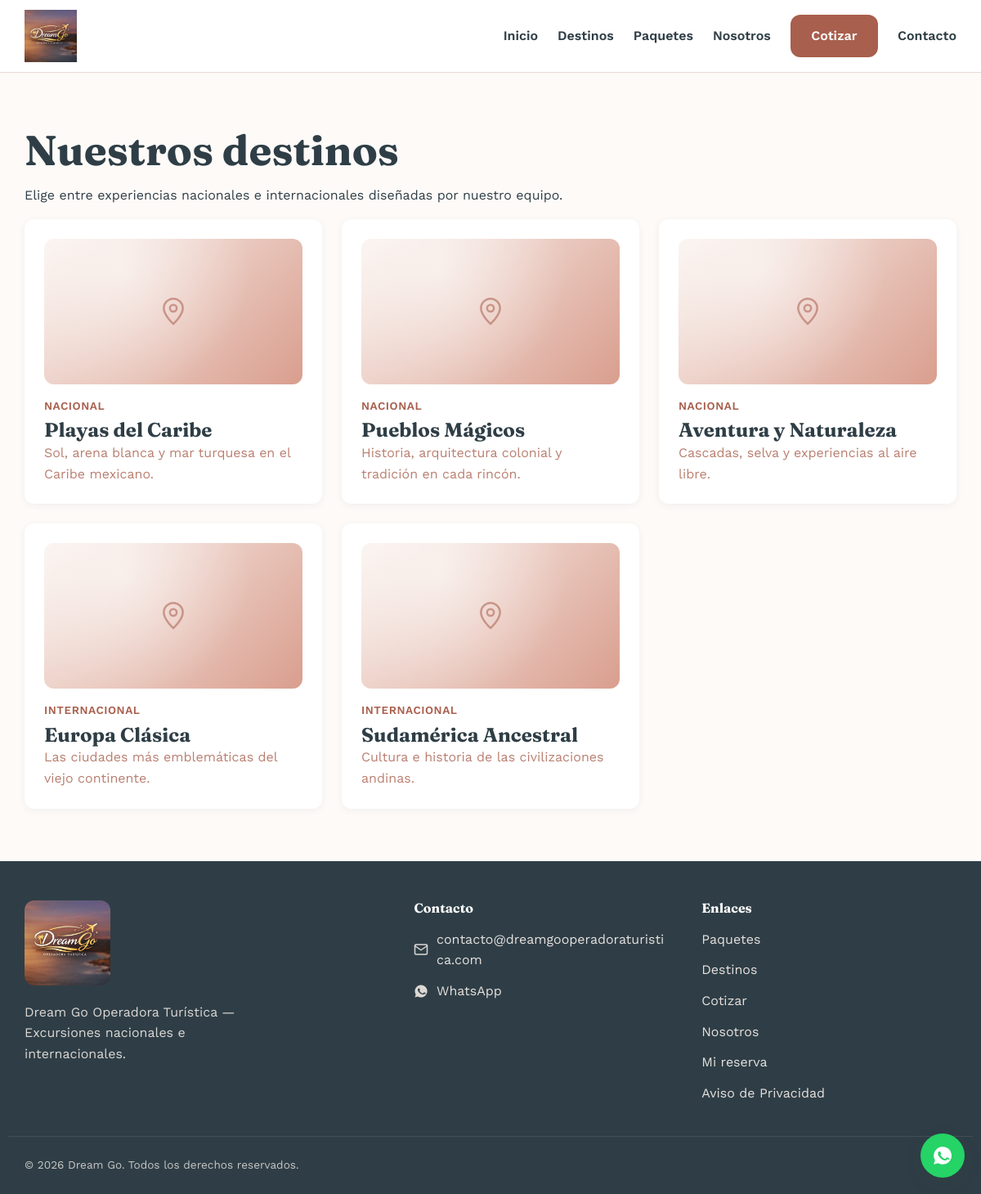
The page /destinos on the database its author committed.
### tables this page shows
CREATE TABLE IF NOT EXISTS bloques_pagina (
  id INT UNSIGNED AUTO_INCREMENT PRIMARY KEY,
  pagina VARCHAR(50) NOT NULL,
  clave VARCHAR(50) NOT NULL,
  orden SMALLINT UNSIGNED NOT NULL DEFAULT 0,
  visible TINYINT(1) NOT NULL DEFAULT 1,
  titulo VARCHAR(255) NULL,
  subtitulo VARCHAR(500) NULL,
  contenido LONGTEXT NULL,
  color_fondo VARCHAR(20) NULL,
  actualizado_en DATETIME NOT NULL DEFAULT CURRENT_TIMESTAMP ON UPDATE CURRENT_TIMESTAMP,
  UNIQUE KEY uniq_pagina_clave (pagina, clave)
);

CREATE TABLE IF NOT EXISTS categorias (
  id INT UNSIGNED AUTO_INCREMENT PRIMARY KEY,
  nombre VARCHAR(100) NOT NULL,
  slug VARCHAR(120) NOT NULL UNIQUE,
  tipo ENUM('nacional','internacional') NOT NULL,
  descripcion TEXT NULL,
  imagen_portada VARCHAR(255) NULL,
  orden SMALLINT UNSIGNED NOT NULL DEFAULT 0,
  activo TINYINT(1) NOT NULL DEFAULT 1,
  creado_en DATETIME NOT NULL DEFAULT CURRENT_TIMESTAMP
);

### core/Controller.php (called while the page is built, shortened)
<?php
abstract class Controller
{
    protected function view(string $view, array $data = [], array $meta = [], string $layout = 'public'): void
    {
        $viewFile = BASE_PATH . '/app/Views/' . str_replace('.', '/', $view) . '.php';
        extract($data, EXTR_SKIP);
        require $viewFile;
        $content = ob_get_clean();
        require BASE_PATH . '/app/Views/layouts/' . $layout . '.php';
    }
}

### app/Controllers/Public/DestinoController.php (called while the page is built, shortened)
<?php
class DestinoController extends Controller
{
    public function index(): void
    {
        $bloques = BloquePagina::porPagina('destinos');
        $categorias = Categoria::activas();
        $this->view('public/destinos/index', [
            'categorias' => $categorias,
            'imagenes' => ImagenDestino::paraPadres(array_column($categorias, 'id')),
            'intro' => $bloques[0] ?? null,
        ], [
            'title' => 'Destinos | Dream Go Operadora Turística',
            'description' => 'Explora nuestros destinos nacionales e internacionales.',
        ]);
    }
}

### public/index.php (called while the page is built, shortened)
<?php
$router = new Router();
$request = new Request();
try {
    $router->dispatch($request);
} catch (NotFoundException $e) {
    http_response_code(404);
    (new App\Controllers\Public\ErrorController($request))->notFound();
} catch (ForbiddenException $e) {
    http_response_code(403);
    (new App\Controllers\Public\ErrorController($request))->forbidden($e->getMessage());
} catch (\Throwable $e) {
    error_log('[APP] ' . $e->getMessage() . ' en ' . $e->getFile() . ':' . $e->getLine());
    http_response_code(500);
    (new App\Controllers\Public\ErrorController($request))->serverError();
}

### core/Database.php (called while the page is built, shortened)
<?php
final class Database
{
    private static ?PDO $instance = null;
    public static function connection(): PDO
    {
        if (self::$instance === null) {
            $config = require BASE_PATH . '/config/database.php';
            $dsn = sprintf(
                'mysql:host=%s;port=%s;dbname=%s;charset=utf8mb4',
                $config['host'],
                $config['port'],
                $config['database']
            );
            try {
                self::$instance = new PDO($dsn, $config['username'], $config['password'], [
                    PDO::ATTR_ERRMODE => PDO::ERRMODE_EXCEPTION,
                    PDO::ATTR_DEFAULT_FETCH_MODE => PDO::FETCH_ASSOC,
                    PDO::ATTR_EMULATE_PREPARES => false,
                ]);
            } catch (PDOException $e) {
                error_log('[DB] Error de conexion: ' . $e->getMessage());
                throw $e;
            }
        }
        return self::$instance;
    }
}

### core/Model.php (called while the page is built, shortened)
<?php
abstract class Model
{
    protected static string $table;
    protected static function db(): PDO
    {
        return Database::connection();
    }
    public static function where(array $conditions, string $orderBy = '', ?int $limit = null): array
    {
        [$clause, $params] = self::buildWhere($conditions);
        $sql = 'SELECT * FROM ' . static::$table;
        if ($clause !== '') {
            $sql .= ' WHERE ' . $clause;
        }
        if ($orderBy !== '') {
            $sql .= ' ORDER BY ' . $orderBy;
        }
        $stmt = static::db()->prepare($sql);
        $stmt->execute($params);
        return $stmt->fetchAll();
    }
    private static function buildWhere(array $conditions): array
    {
        $parts = [];
        $params = [];
        foreach ($conditions as $column => $value) {
            $paramKey = 'w_' . $column;
            $parts[] = "{$column} = :{$paramKey}";
            $params[$paramKey] = $value;
        }
        return [implode(' AND ', $parts), $params];
    }
    protected static function assertOrderBy(string $orderBy): void
    {
        $termino = '[a-zA-Z_][a-zA-Z0-9_]*(?:\.[a-zA-Z_][a-zA-Z0-9_]*)?(?:\s+(?:ASC|DESC))?';
    }
}

### app/Models/BloquePagina.php (called while the page is built, shortened)
<?php
class BloquePagina extends Model
{
    public static function porPagina(string $pagina): array
    {
        return self::where(['pagina' => $pagina], 'orden ASC');
    }
}

### app/Models/Categoria.php (called while the page is built, shortened)
<?php
class Categoria extends Model
{
    public static function activas(): array
    {
        return self::where(['activo' => 1], 'orden ASC');
    }
}

### core/Request.php (called while the page is built, shortened)
<?php
final class Request
{
    private array $server;
    public function __construct()
    {
        $this->server = $_SERVER;
    }
    public function uri(): string
    {
        $uri = $this->server['REQUEST_URI'] ?? '/';
        $path = parse_url($uri, PHP_URL_PATH) ?? '/';
        return $path === '' ? '/' : $path;
    }
}

### app/Helpers/Asset.php (called while the page is built, shortened)
<?php
final class Asset
{
    private static array $cache = [];
    public static function url(string $ruta): string
    {
        if (!array_key_exists($ruta, self::$cache)) {
            $absoluta = BASE_PATH . '/public' . $ruta;
            self::$cache[$ruta] = is_file($absoluta) ? filemtime($absoluta) : null;
        }
        $version = self::$cache[$ruta];
        return $version !== null ? $ruta . '?v=' . $version : $ruta;
    }
}

### app/Models/ConfiguracionSitio.php (called while the page is built, shortened)
<?php
class ConfiguracionSitio
{
    private static ?array $cache = null;
    public static function get(string $clave, mixed $default = null): mixed
    {
        return self::$cache[$clave] ?? $default;
    }
    private static function cargar(): void
    {
        $stmt = Database::connection()->query('SELECT clave, valor FROM configuracion_sitio');
        self::$cache = array_column($stmt->fetchAll(), 'valor', 'clave');
    }
}

### app/Services/WhatsAppLinkService.php (called while the page is built, shortened)
<?php
final class WhatsAppLinkService
{
    public function generarLink(string $numeroDestino, string $mensaje): string
    {
        $numero = preg_replace('/\D+/', '', $numeroDestino);
        return 'https://wa.me/' . $numero . '?text=' . rawurlencode($mensaje);
    }
}

### app/Views/public/destinos/index.php (the view, shortened to what this page needs)
<section class="seccion contenedor">
  <?php $introVisible = $intro && (int) $intro['visible'] === 1; ?>
  <h1><?= htmlspecialchars($introVisible && !empty($intro['titulo']) ? $intro['titulo'] : 'Destinos', ENT_QUOTES, 'UTF-8') ?></h1>
  <?php if ($introVisible && !empty($intro['subtitulo'])): ?>
    <p><?= htmlspecialchars($intro['subtitulo'], ENT_QUOTES, 'UTF-8') ?></p>
  <?php endif; ?>
  <div class="grid-tarjetas">
    <?php foreach ($categorias as $categoria): ?>
      <a href="/destinos/<?= htmlspecialchars($categoria['slug'], ENT_QUOTES, 'UTF-8') ?>" class="tarjeta tarjeta-contacto animar-entrada">
        <?php if (!empty($categoria['imagen_portada'])): ?>
          <?php
          $galeriaDestino = isset($imagenes) ? ($imagenes[$categoria['id']] ?? []) : [];
          $portada = $categoria['imagen_portada'];
          $extra = array_slice($galeriaDestino, 1);
          $alt = $categoria['nombre'];
          $variante = 'destino';
          $width = 480;
          $height = 270;
          require __DIR__ . '/../../partials/_tarjeta_media.php';
          ?>
        <?php else: ?>
          <?php $variante = 'destino'; require __DIR__ . '/../../partials/_tarjeta_media_vacia.php'; ?>
        <?php endif; ?>
        <p class="etiqueta-categoria">
          <?= $categoria['tipo'] === 'internacional' ? 'Internacional' : 'Nacional' ?>
        </p>
        <h3 class="mb-0"><?= htmlspecialchars($categoria['nombre'], ENT_QUOTES, 'UTF-8') ?></h3>
        <p class="m-0 texto-suave"><?= htmlspecialchars($categoria['descripcion'] ?? '', ENT_QUOTES, 'UTF-8') ?></p>
      </a>
    <?php endforeach; ?>
  </div>
</section>

### app/Views/partials/_tarjeta_media_vacia.php (shortened to what this page needs)
<span class="tarjeta__media tarjeta__media--<?= $variante ?> tarjeta__media--vacia" aria-hidden="true">
  <svg viewBox="0 0 24 24" width="40" height="40" fill="none" stroke="currentColor" stroke-width="1.5" stroke-linecap="round" stroke-linejoin="round"><path d="M12 21s-7-6.2-7-11.5a7 7 0 0 1 14 0C19 14.8 12 21 12 21Z"/><circle cx="12" cy="9.5" r="2.5"/></svg>
</span>

### core/Router.php (shortened to what this page needs)
<?php
final class Router
{
    private array $routes = [];
    private function add(string $method, string $pattern, array $handler, array $options): void
    {
        $tramos = preg_split('#(\{[a-zA-Z_]+\})#', $pattern, -1, PREG_SPLIT_DELIM_CAPTURE);
        $regex = '';
        foreach ($tramos as $i => $tramo) {
            $regex .= $i % 2 === 1 ? '([^/]+)' : preg_quote($tramo, '#');
        }
        $this->routes[] = [
            'method' => $method,
            'pattern' => $pattern,
            'regex' => '#^' . $regex . '$#',
            'handler' => $handler,
            'options' => $options,
        ];
    }
    public function dispatch(Request $request): void
    {
        $method = $request->method();
        $uri = $request->uri();
        foreach ($this->routes as $route) {
            if (preg_match($route['regex'], $uri, $matches)) {
                array_shift($matches);
                $this->callHandler($route['handler'], $matches, $request);
                return;
            }
        }
        throw new NotFoundException("Ruta no encontrada: {$method} {$uri}");
    }
    private function callHandler(array $handler, array $params, Request $request): void
    {
        [$controllerClass, $method] = $handler;
        $controller = new $controllerClass($request);
        $controller->$method(...$params);
    }
}

### app/Views/layouts/public.php (shortened to what this page needs)
<!doctype html>
<html lang="es-MX">
<head>
<link rel="stylesheet" href="<?= htmlspecialchars(\App\Helpers\Asset::url('/assets/css/site.css'), ENT_QUOTES, 'UTF-8') ?>">
</head>
<body data-comparar-max="<?= \App\Controllers\Public\PaqueteController::MAX_COMPARAR ?>">
<header class="header">
  <div class="contenedor header__contenido">
    <a href="/" class="header__logo" aria-label="Dream Go - Inicio">
      <img src="/assets/img/logo.avif" alt="Dream Go Operadora Turística">
    </a>
    <nav class="nav" id="nav-principal" data-nav>
      <a href="/">Inicio</a>
      <a href="/destinos">Destinos</a>
      <a href="/paquetes">Paquetes</a>
      <a href="/nosotros">Nosotros</a>
      <a href="/cotizador" class="btn btn-primario">Cotizar</a>
      <a href="/contacto">Contacto</a>
    </nav>
  </div>
</header>
<main id="contenido-principal">
<?= $content ?>
</main>
<?php
$footerDireccion = \App\Models\ConfiguracionSitio::get('direccion', '');
$footerTelefono = \App\Models\ConfiguracionSitio::get('telefono_contacto', '');
$footerEmail = \App\Models\ConfiguracionSitio::get('email_contacto', '');
$footerWhatsappNumero = \App\Models\ConfiguracionSitio::get('whatsapp_numero', '');
$footerWhatsappLink = $footerWhatsappNumero !== ''
    ? (new \App\Services\WhatsAppLinkService())->generarLink($footerWhatsappNumero, 'Hola, me gustaría más información sobre sus paquetes de viaje.')
    : '';
$footerTieneContacto = $footerDireccion !== '' || $footerTelefono !== '' || $footerEmail !== '' || $footerWhatsappLink !== '';
?>
<footer class="footer">
  <div class="contenedor footer__grid">
    <div class="footer__marca">
      <img src="/assets/img/logo.avif" alt="Dream Go" class="footer__logo">
      <p>Dream Go Operadora Turística &mdash; Excursiones nacionales e internacionales.</p>
    </div>
    <?php if ($footerTieneContacto): ?>
    <div class="footer__col">
      <h3>Contacto</h3>
      <ul class="footer__lista">
        <?php if ($footerEmail !== ''): ?>
          <li>
            <svg viewBox="0 0 24 24" width="18" height="18" fill="none" stroke="currentColor" stroke-width="2" stroke-linecap="round" stroke-linejoin="round" aria-hidden="true"><rect x="2" y="4" width="20" height="16" rx="2"/><path d="m22 6-10 7L2 6"/></svg>
            <a href="mailto:<?= htmlspecialchars($footerEmail, ENT_QUOTES, 'UTF-8') ?>"><?= htmlspecialchars($footerEmail, ENT_QUOTES, 'UTF-8') ?></a>
          </li>
        <?php endif; ?>
        <?php if ($footerWhatsappLink !== ''): ?>
          <li>
            <a href="<?= htmlspecialchars($footerWhatsappLink, ENT_QUOTES, 'UTF-8') ?>" target="_blank" rel="noopener">WhatsApp</a>
          </li>
        <?php endif; ?>
      </ul>
    </div>
    <?php endif; ?>
    <div class="footer__col">
      <h3>Enlaces</h3>
      <ul class="footer__lista footer__lista--enlaces">
        <li><a href="/paquetes">Paquetes</a></li>
        <li><a href="/destinos">Destinos</a></li>
        <li><a href="/cotizador">Cotizar</a></li>
        <li><a href="/nosotros">Nosotros</a></li>
        <li><a href="/mi-reserva">Mi reserva</a></li>
        <li><a href="/aviso-de-privacidad">Aviso de Privacidad</a></li>
      </ul>
    </div>
  </div>
  <div class="contenedor footer__bottom">
    <p>&copy; <?= date('Y') ?> Dream Go. Todos los derechos reservados.</p>
  </div>
</footer>
<?php if ($footerWhatsappLink !== ''): ?>
<a href="<?= htmlspecialchars($footerWhatsappLink, ENT_QUOTES, 'UTF-8') ?>" class="whatsapp-fab" target="_blank" rel="noopener" aria-label="Escríbenos por WhatsApp">
</a>
<?php endif; ?>
</body>
</html>

### rows shown on the page
bloques_pagina: titulo "Nuestros destinos", subtitulo "Elige entre experiencias nacionales e internacionales diseñadas por nuestro equipo."
categorias: tipo "NACIONAL", nombre "Playas del Caribe", descripcion "Sol, arena blanca y mar turquesa en el Caribe mexicano."
categorias: tipo "NACIONAL", nombre "Pueblos Mágicos", descripcion "Historia, arquitectura colonial y tradición en cada rincón."
categorias: tipo "NACIONAL", nombre "Aventura y Naturaleza", descripcion "Cascadas, selva y experiencias al aire libre."
categorias: tipo "INTERNACIONAL", nombre "Europa Clásica", descripcion "Las ciudades más emblemáticas del viejo continente."
categorias: tipo "INTERNACIONAL", nombre "Sudamérica Ancestral", descripcion "Cultura e historia de las civilizaciones andinas."
